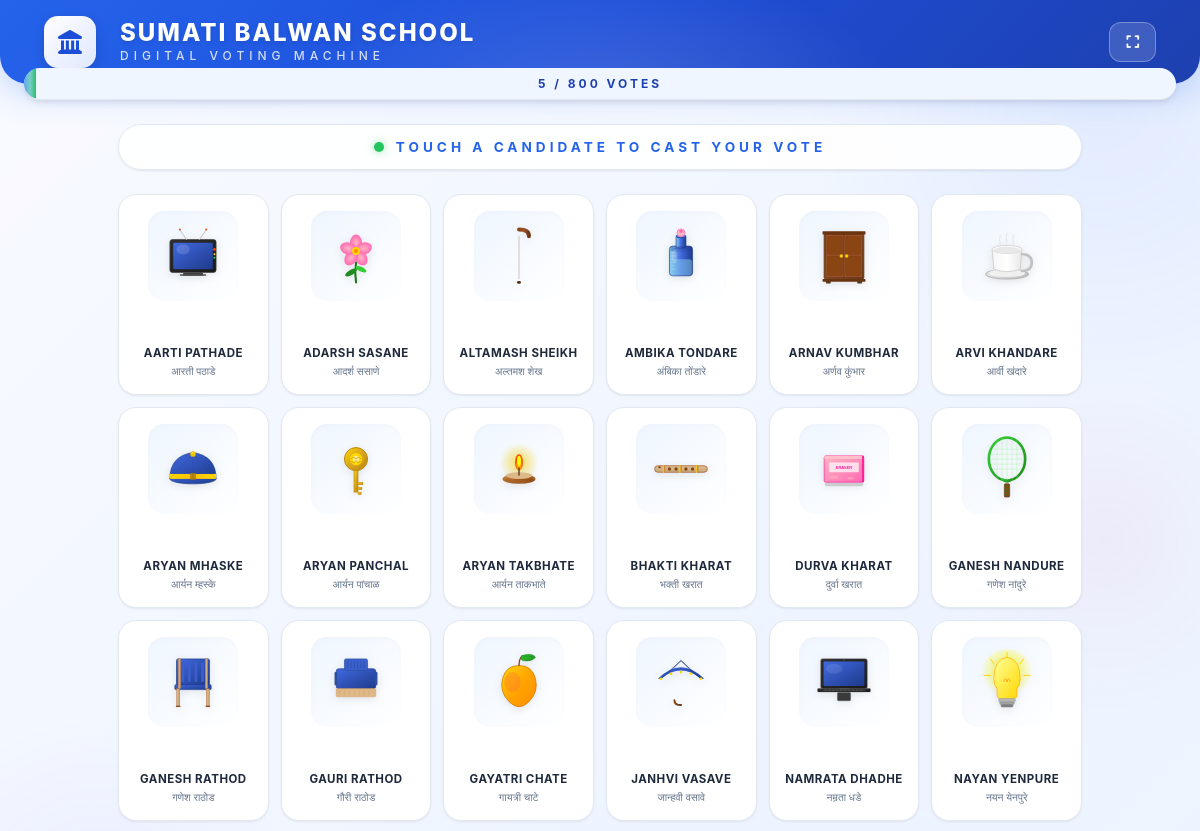
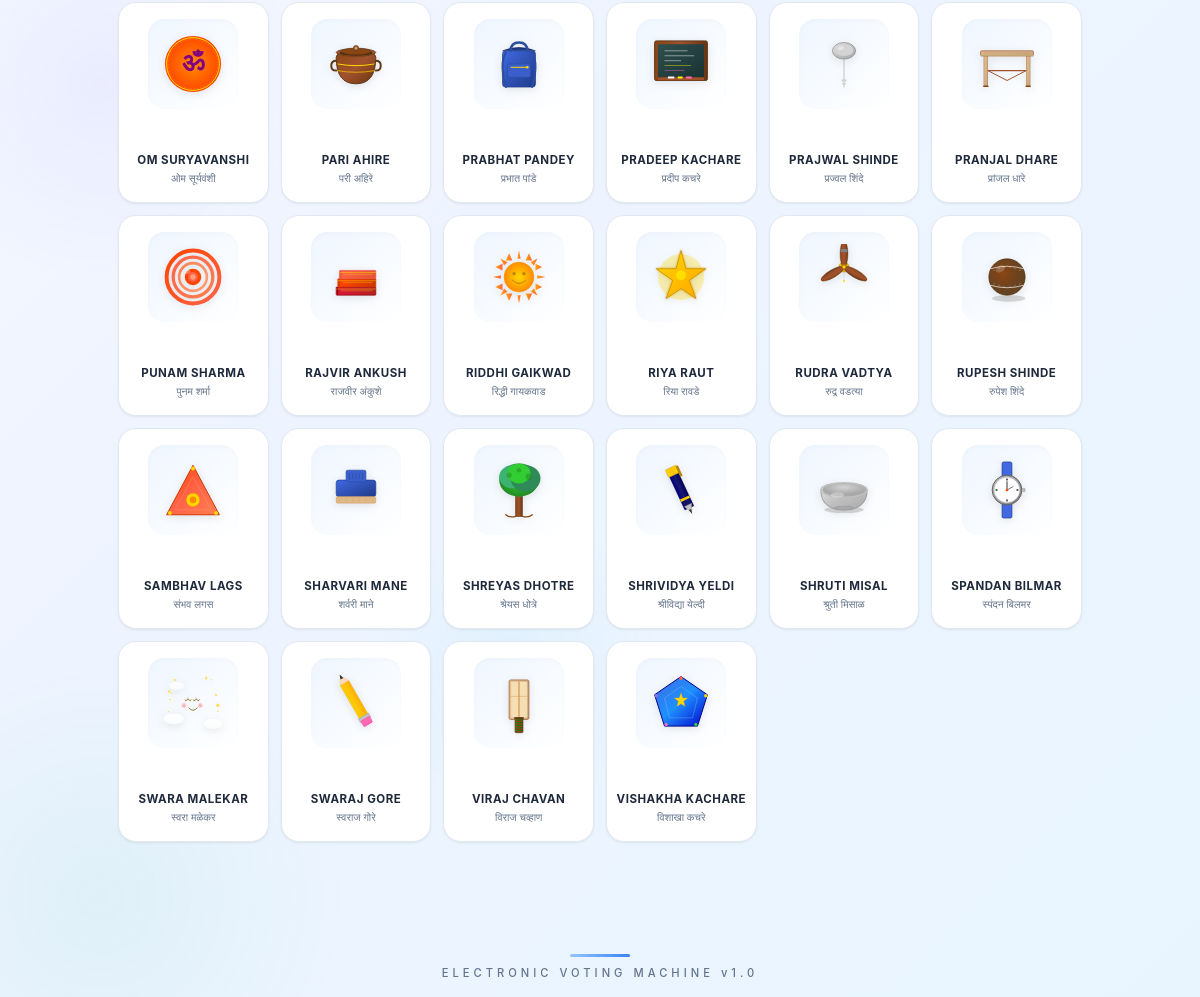
The page / on the database its author committed (2 pictures, top to bottom).
### voting/models.py (models this page shows, shortened)
class Candidate(models.Model):
    name = models.CharField(max_length=100)
    name_marathi = models.CharField(max_length=100, blank=True)
    photo = models.ImageField(upload_to='candidates/', blank=True, null=True)
    symbol_image = models.CharField(max_length=200, blank=True, help_text='Static file path (e.g. symbols/surya.svg)')
    vote_count = models.PositiveIntegerField(default=0)
    created_at = models.DateTimeField(auto_now_add=True)
    class Meta:
        ordering = ['name']

### voting/views.py (the view)
# urls.py: path('', views.voting_page, name='voting_page'),
def voting_page(request):
    state = MachineState.get_instance()
    candidates = Candidate.objects.all()
    total_votes = Vote.objects.count()
    return render(request, 'voting/voting_page.html', {
        'candidates': candidates,
        'is_locked': state.is_locked,
        'total_votes': total_votes,
        'total_students': state.total_students,
    })

### voting/models.py (called while the page is built)
    @classmethod
    def get_instance(cls):
        obj, _ = cls.objects.get_or_create(pk=1)
        return obj

### voting/templates/voting/voting_page.html (shortened to what this page needs)
{% extends "voting/base.html" %}
{% load static %}
{% block body_class %}evm-body{% endblock %}
{% block content %}
<div class="evm-container">
    <header class="evm-header">
        <div class="header-glow"></div>
        <div class="container-fluid">
            <div class="row align-items-center">
                <div class="col-auto">
                    <div class="school-logo">
                        <i class="fas fa-landmark"></i>
                    </div>
                </div>
                <div class="col">
                    <h1 class="school-name">SUMATI BALWAN SCHOOL</h1>
                    <p class="system-name">DIGITAL VOTING MACHINE</p>
                </div>
                <div class="col-auto">
                    <button class="btn btn-evm-outline" onclick="toggleFullscreen()" title="Fullscreen">
                        <i class="fas fa-expand"></i>
                    </button>
                </div>
            </div>
        </div>
    </header>
    <div class="evm-progress-bar">
        <div class="progress-fill" style="width: {% widthratio total_votes total_students 100 %}%"></div>
        <span class="progress-text">{{ total_votes }} / {{ total_students }} VOTES</span>
    </div>
    <main class="evm-main">
        <div id="voting-section" class="{% if is_locked %}d-none{% endif %}">
            <div class="evm-instruction">
                <div class="instruction-pulse"></div>
                <span>TOUCH A CANDIDATE TO CAST YOUR VOTE</span>
            </div>
            <div class="candidates-grid">
                {% for candidate in candidates %}
                <div class="candidate-card" data-id="{{ candidate.id }}" data-name="{{ candidate.name }}"
                     onclick="castVote({{ candidate.id }}, '{{ candidate.name }}')">
                    <div class="candidate-symbol-wrapper">
                        <img src="{% static candidate.symbol_image %}" alt="Symbol" class="candidate-symbol" draggable="false">
                    </div>
                    <span class="candidate-name">{{ candidate.name }}</span>
                    {% if candidate.name_marathi %}
                    <span class="candidate-name-marathi">{{ candidate.name_marathi }}</span>
                    {% endif %}
                </div>
                {% endfor %}
            </div>
        </div>
    </main>
    <footer class="evm-footer">
        <div class="footer-line"></div>
        <span>ELECTRONIC VOTING MACHINE v1.0</span>
    </footer>
</div>
{% endblock %}

### voting/templates/voting/base.html (shortened to what this page needs)
{% load static %}
<!DOCTYPE html>
<html lang="en">
<head>
    <link href="https://cdn.jsdelivr.net/npm/bootstrap@5.3.3/dist/css/bootstrap.min.css" rel="stylesheet">
    <link href="https://cdnjs.cloudflare.com/ajax/libs/font-awesome/6.5.1/css/all.min.css" rel="stylesheet">
    <link href="{% static 'css/style.css' %}" rel="stylesheet">
</head>
<body class="{% block body_class %}{% endblock %}">
    {% block content %}{% endblock %}
</body>
</html>

### rows shown on the page
Candidate: symbol_image (picture), name "AARTI PATHADE", name_marathi "आरती पठाडे"
Candidate: symbol_image (picture), name "ADARSH SASANE", name_marathi "आदर्श ससाणे"
Candidate: symbol_image (picture), name "ALTAMASH SHEIKH", name_marathi "अल्तमश शेख"
Candidate: symbol_image (picture), name "AMBIKA TONDARE", name_marathi "अंबिका तोंडारे"
Candidate: symbol_image (picture), name "ARNAV KUMBHAR", name_marathi "अर्णव कुंभार"
Candidate: symbol_image (picture), name "ARVI KHANDARE", name_marathi "आर्वी खंदारे"
Candidate: symbol_image (picture), name "ARYAN MHASKE", name_marathi "आर्यन म्हस्के"
Candidate: symbol_image (picture), name "ARYAN PANCHAL", name_marathi "आर्यन पांचाळ"
Candidate: symbol_image (picture), name "ARYAN TAKBHATE", name_marathi "आर्यन ताकभाते"
Candidate: symbol_image (picture), name "BHAKTI KHARAT", name_marathi "भक्ती खरात"
Candidate: symbol_image (picture), name "DURVA KHARAT", name_marathi "दुर्वा खरात"
Candidate: symbol_image (picture), name "GANESH NANDURE", name_marathi "गणेश नांदुरे"
Candidate: symbol_image (picture), name "GANESH RATHOD", name_marathi "गणेश राठोड"
Candidate: symbol_image (picture), name "GAURI RATHOD", name_marathi "गौरी राठोड"
Candidate: symbol_image (picture), name "GAYATRI CHATE", name_marathi "गायत्री चाटे"
Candidate: symbol_image (picture), name "JANHVI VASAVE", name_marathi "जान्हवी वसावे"
Candidate: symbol_image (picture), name "NAMRATA DHADHE", name_marathi "नम्रता धडे"
Candidate: symbol_image (picture), name "NAYAN YENPURE", name_marathi "नयन येनपुरे"
Candidate: symbol_image (picture), name "OM SURYAVANSHI", name_marathi "ओम सूर्यवंशी"
Candidate: symbol_image (picture), name "PARI AHIRE", name_marathi "परी अहिरे"
Candidate: symbol_image (picture), name "PRABHAT PANDEY", name_marathi "प्रभात पांडे"
Candidate: symbol_image (picture), name "PRADEEP KACHARE", name_marathi "प्रदीप कचरे"
Candidate: symbol_image (picture), name "PRAJWAL SHINDE", name_marathi "प्रज्वल शिंदे"
Candidate: symbol_image (picture), name "PRANJAL DHARE", name_marathi "प्रांजल धारे"
Candidate: symbol_image (picture), name "PUNAM SHARMA", name_marathi "पुनम शर्मा"
Candidate: symbol_image (picture), name "RAJVIR ANKUSH", name_marathi "राजवीर अंकुशे"
Candidate: symbol_image (picture), name "RIDDHI GAIKWAD", name_marathi "रिद्धी गायकवाड"
Candidate: symbol_image (picture), name "RIYA RAUT", name_marathi "रिया रावडे"
Candidate: symbol_image (picture), name "RUDRA VADTYA", name_marathi "रुद्र वडत्या"
Candidate: symbol_image (picture), name "RUPESH SHINDE", name_marathi "रुपेश शिंदे"
Candidate: symbol_image (picture), name "SAMBHAV LAGS", name_marathi "संभव लगस"
Candidate: symbol_image (picture), name "SHARVARI MANE", name_marathi "शर्वरी माने"
Candidate: symbol_image (picture), name "SHREYAS DHOTRE", name_marathi "श्रेयस धोत्रे"
Candidate: symbol_image (picture), name "SHRIVIDYA YELDI", name_marathi "श्रीविद्या येल्दी"
Candidate: symbol_image (picture), name "SHRUTI MISAL", name_marathi "श्रुती मिसाळ"
Candidate: symbol_image (picture), name "SPANDAN BILMAR", name_marathi "स्पंदन बिलमर"
Candidate: symbol_image (picture), name "SWARA MALEKAR", name_marathi "स्वरा मळेकर"
Candidate: symbol_image (picture), name "SWARAJ GORE", name_marathi "स्वराज गोरे"
Candidate: symbol_image (picture), name "VIRAJ CHAVAN", name_marathi "विराज चव्हाण"
Candidate: symbol_image (picture), name "VISHAKHA KACHARE", name_marathi "विशाखा कचरे"

### other values the page prints
{{ total_votes }} "5"
{{ total_students }} "800"
